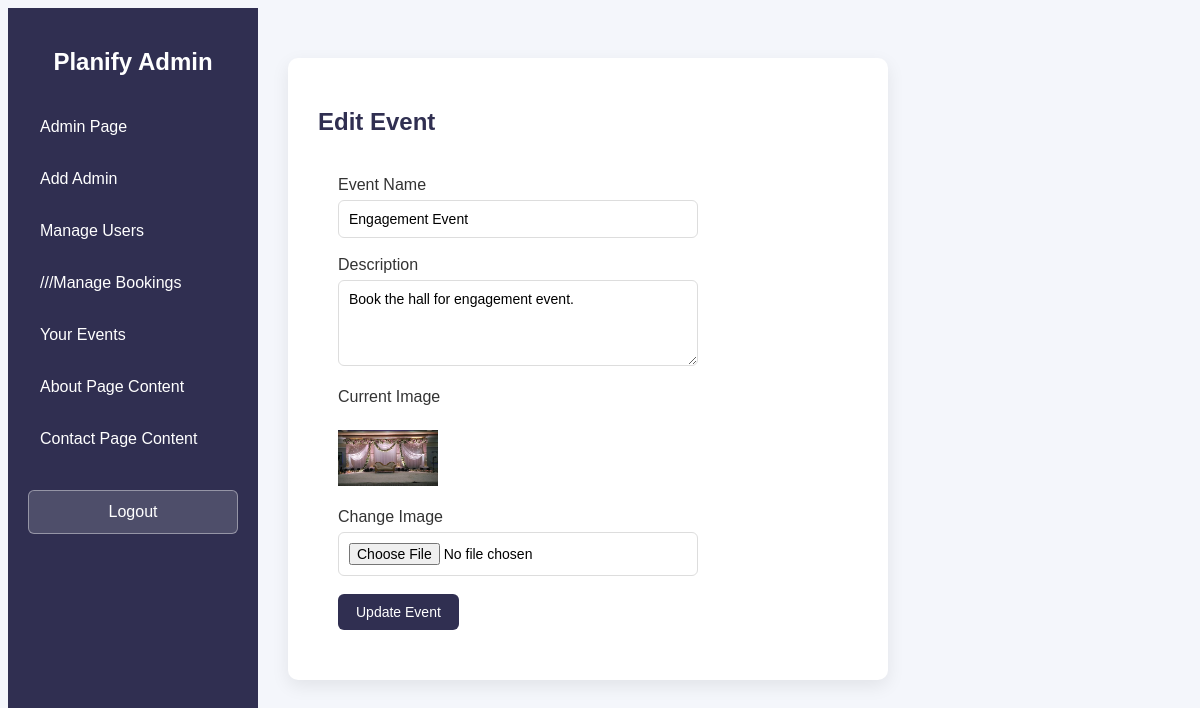
Page /admin/edit_event.php?id=3 (signed in) on the committed database.
### tables this page shows
CREATE TABLE `events` (
  `id` int(11) NOT NULL,
  `event_name` varchar(100) NOT NULL,
  `description` text NOT NULL,
  `image` varchar(255) DEFAULT NULL
);

### admin/edit_event.php (the view, shortened to what this page needs)
<?php
require_once "../config/db.php";
$id = $_GET['id'];
$result = mysqli_query($conn, "SELECT * FROM events WHERE id=$id");
$event = mysqli_fetch_assoc($result);
?>
<!DOCTYPE html>
<html>
<head>
    <link rel="stylesheet" href="admin.css">
</head>
<body>
    <?php include("admin_header.php"); ?>
    <?php include("admin_sidebar.php"); ?>
    <div class="main-content">
        <div class="form-container">
            <h2>Edit Event</h2>
            <form method="POST" enctype="multipart/form-data" class="admin-form">
                <label>Event Name</label>
                <input type="text" name="event_name"
                    value="<?php echo htmlspecialchars($event['event_name']); ?>" required>
                <label>Description</label>
                <textarea name="description" rows="4" required>
<?php echo htmlspecialchars($event['description']); ?>
            </textarea>
                <label>Current Image</label><br>
                <?php if (!empty($event['image'])) { ?>
                    <img src="../images/<?php echo $event['image']; ?>" width="100"><br><br>
                <?php } ?>
                <label>Change Image</label>
                <input type="file" name="image">
                <button type="submit" class="primary-btn">Update Event</button>
            </form>
        </div>
    </div>
    <?php include("admin_footer.php"); ?>
</body>
</html>

### admin/admin.css (style rules this page uses)
* { padding: 0; box-sizing: border-box; font-family: 'Poppins', sans-serif; }
body { background-color: #f4f6fb; }
.main-content { flex: 1; padding: 30px; }
form { max-width: 400px; background: #fff; padding: 20px; border-radius: 10px; }
form input { width: 100%; padding: 10px; margin-bottom: 15px; }
form button { background-color: rgb(48, 47, 81); color: #fff; border: none; padding: 10px; cursor: pointer; }
.form-container { background: #ffffff; padding: 30px; max-width: 600px; margin-top: 20px; border-radius: 10px; box-shadow: 0 6px 18px rgba(0, 0, 0, 0.08); }
.form-container h2 { color: rgb(48, 47, 81); margin-bottom: 20px; }
.admin-form label { display: block; margin-bottom: 6px; font-weight: 500; color: #333; }
.admin-form input, .admin-form textarea { width: 100%; padding: 10px; margin-bottom: 18px; border: 1px solid #ddd; border-radius: 6px; font-size: 14px; transition: 0.3s ease; }
.primary-btn { background-color: rgb(48, 47, 81); color: #ffffff; padding: 10px 18px; border: none; border-radius: 6px; cursor: pointer; font-size: 14px; transition: 0.3s ease; }

### rows in the picture
events: event_name "Engagement Event", description "Book the hall for engagement event.", image (picture)
